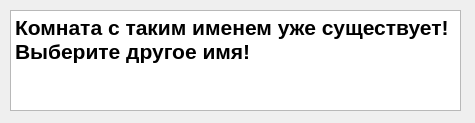
<?xml version="1.0" encoding="UTF-8"?>
<ui version="4.0">
 <class>Dialog</class>
 <widget class="QDialog" name="Dialog">
  <property name="geometry">
   <rect>
    <x>0</x>
    <y>0</y>
    <width>475</width>
    <height>123</height>
   </rect>
  </property>
  <property name="windowTitle">
   <string>Dialog</string>
  </property>
  <property name="windowIcon">
   <iconset>
    <normaloff>bandit.ico</normaloff>bandit.ico</iconset>
  </property>
  <widget class="QTextBrowser" name="textBrowser">
   <property name="geometry">
    <rect>
     <x>10</x>
     <y>10</y>
     <width>451</width>
     <height>101</height>
    </rect>
   </property>
   <property name="html">
    <string>&lt;!DOCTYPE HTML PUBLIC &quot;-//W3C//DTD HTML 4.0//EN&quot; &quot;http://www.w3.org/TR/REC-html40/strict.dtd&quot;&gt;
&lt;html&gt;&lt;head&gt;&lt;meta name=&quot;qrichtext&quot; content=&quot;1&quot; /&gt;&lt;style type=&quot;text/css&quot;&gt;
p, li { white-space: pre-wrap; }
&lt;/style&gt;&lt;/head&gt;&lt;body style=&quot; font-family:'MS Shell Dlg 2'; font-size:8.25pt; font-weight:400; font-style:normal;&quot;&gt;
&lt;p style=&quot; margin-top:0px; margin-bottom:0px; margin-left:0px; margin-right:0px; -qt-block-indent:0; text-indent:0px;&quot;&gt;&lt;span style=&quot; font-size:16pt; font-weight:600;&quot;&gt;Комната с таким именем уже существует! Выберите другое имя!&lt;/span&gt;&lt;/p&gt;&lt;/body&gt;&lt;/html&gt;</string>
   </property>
  </widget>
 </widget>
 <resources/>
 <connections/>
</ui>
